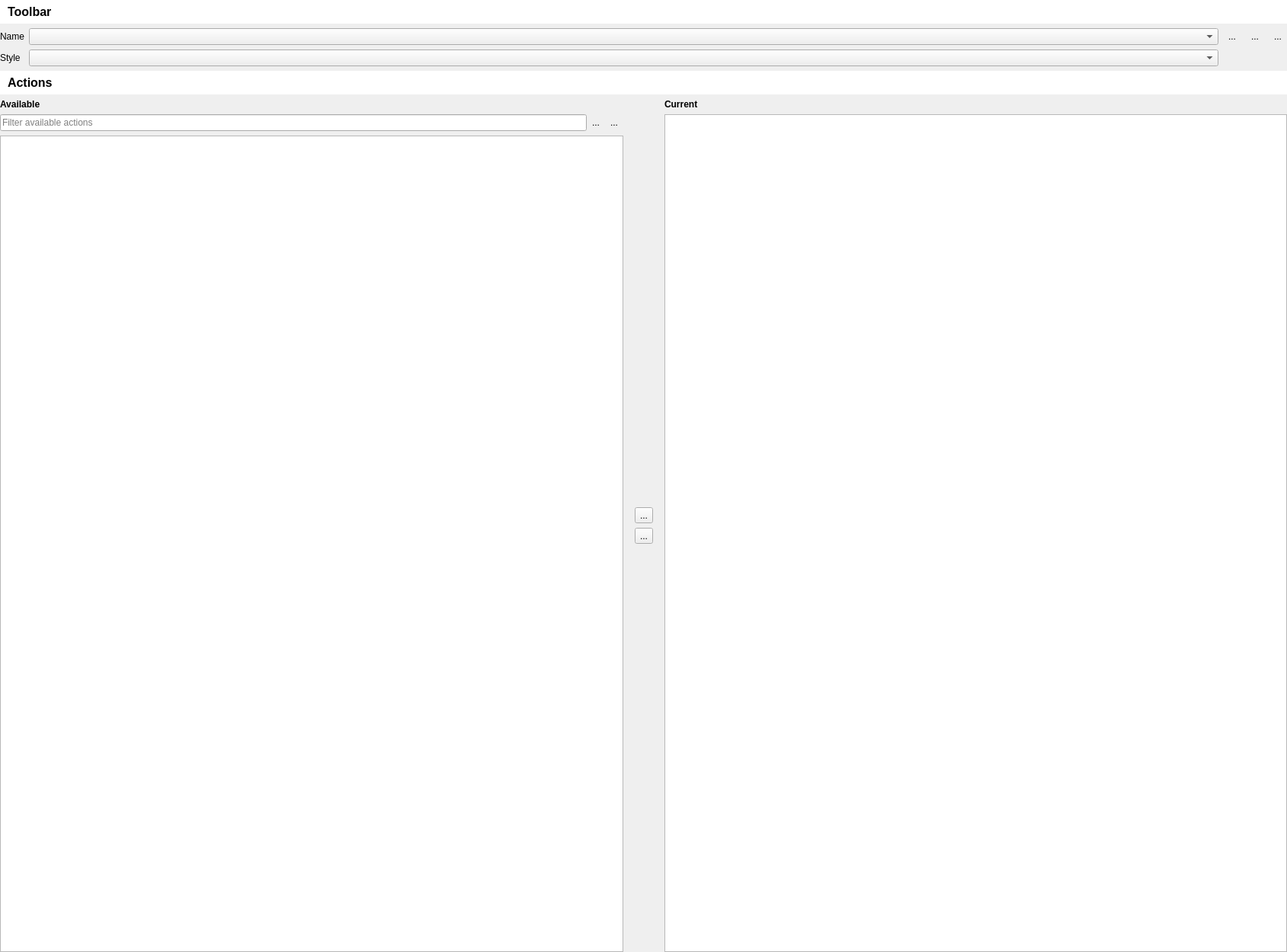
<?xml version="1.0" encoding="UTF-8"?>
<ui version="4.0">
 <class>Form</class>
 <widget class="QWidget" name="Form">
  <property name="geometry">
   <rect>
    <x>0</x>
    <y>0</y>
    <width>1689</width>
    <height>1250</height>
   </rect>
  </property>
  <property name="windowTitle">
   <string>Form</string>
  </property>
  <layout class="QVBoxLayout" name="verticalLayout_4">
   <property name="leftMargin">
    <number>0</number>
   </property>
   <property name="topMargin">
    <number>0</number>
   </property>
   <property name="rightMargin">
    <number>0</number>
   </property>
   <property name="bottomMargin">
    <number>0</number>
   </property>
   <item>
    <widget class="QLabel" name="label">
     <property name="font">
      <font>
       <pointsize>12</pointsize>
       <weight>75</weight>
       <bold>true</bold>
      </font>
     </property>
     <property name="styleSheet">
      <string notr="true">background-color: palette(light);padding: 6;</string>
     </property>
     <property name="text">
      <string>Toolbar</string>
     </property>
     <property name="margin">
      <number>4</number>
     </property>
    </widget>
   </item>
   <item>
    <widget class="QWidget" name="widget_7" native="true">
     <property name="minimumSize">
      <size>
       <width>0</width>
       <height>0</height>
      </size>
     </property>
     <layout class="QGridLayout" name="gridLayout">
      <property name="leftMargin">
       <number>0</number>
      </property>
      <property name="topMargin">
       <number>0</number>
      </property>
      <property name="rightMargin">
       <number>0</number>
      </property>
      <property name="bottomMargin">
       <number>0</number>
      </property>
      <item row="0" column="0">
       <widget class="QLabel" name="label_5">
        <property name="text">
         <string>Name</string>
        </property>
       </widget>
      </item>
      <item row="0" column="1">
       <widget class="QComboBox" name="cbToolbarList">
        <property name="sizePolicy">
         <sizepolicy hsizetype="MinimumExpanding" vsizetype="Fixed">
          <horstretch>0</horstretch>
          <verstretch>0</verstretch>
         </sizepolicy>
        </property>
       </widget>
      </item>
      <item row="0" column="2">
       <widget class="QWidget" name="wToolbarEdit" native="true">
        <property name="sizePolicy">
         <sizepolicy hsizetype="Maximum" vsizetype="Preferred">
          <horstretch>0</horstretch>
          <verstretch>0</verstretch>
         </sizepolicy>
        </property>
        <layout class="QHBoxLayout" name="horizontalLayout_3">
         <property name="leftMargin">
          <number>0</number>
         </property>
         <property name="topMargin">
          <number>0</number>
         </property>
         <property name="rightMargin">
          <number>0</number>
         </property>
         <property name="bottomMargin">
          <number>0</number>
         </property>
         <item>
          <widget class="QToolButton" name="tbToolbarAdd">
           <property name="text">
            <string>...</string>
           </property>
           <property name="icon">
            <iconset>
             <normalon>:/pktk/images/normal/sign_plus</normalon>
             <disabledon>:/pktk/images/disabled/sign_plus</disabledon>
            </iconset>
           </property>
           <property name="autoRaise">
            <bool>true</bool>
           </property>
          </widget>
         </item>
         <item>
          <widget class="QToolButton" name="tbToolbarEdit">
           <property name="text">
            <string>...</string>
           </property>
           <property name="icon">
            <iconset>
             <normalon>:/pktk/images/normal/edit</normalon>
             <disabledon>:/pktk/images/disabled/edit</disabledon>
            </iconset>
           </property>
           <property name="autoRaise">
            <bool>true</bool>
           </property>
          </widget>
         </item>
         <item>
          <widget class="QToolButton" name="tbToolbarDelete">
           <property name="text">
            <string>...</string>
           </property>
           <property name="icon">
            <iconset>
             <normalon>:/pktk/images/normal/delete</normalon>
             <disabledon>:/pktk/images/disabled/delete</disabledon>
            </iconset>
           </property>
           <property name="autoRaise">
            <bool>true</bool>
           </property>
          </widget>
         </item>
        </layout>
       </widget>
      </item>
      <item row="1" column="0">
       <widget class="QLabel" name="label_6">
        <property name="text">
         <string>Style</string>
        </property>
       </widget>
      </item>
      <item row="1" column="1">
       <widget class="QComboBox" name="cbToolbarStyle"/>
      </item>
     </layout>
    </widget>
   </item>
   <item>
    <widget class="QLabel" name="label_2">
     <property name="font">
      <font>
       <pointsize>12</pointsize>
       <weight>75</weight>
       <bold>true</bold>
      </font>
     </property>
     <property name="styleSheet">
      <string notr="true">background-color: palette(light);padding: 6;</string>
     </property>
     <property name="text">
      <string>Actions</string>
     </property>
     <property name="margin">
      <number>4</number>
     </property>
    </widget>
   </item>
   <item>
    <widget class="QWidget" name="wActions" native="true">
     <property name="minimumSize">
      <size>
       <width>0</width>
       <height>200</height>
      </size>
     </property>
     <layout class="QHBoxLayout" name="horizontalLayout">
      <property name="spacing">
       <number>-1</number>
      </property>
      <property name="leftMargin">
       <number>0</number>
      </property>
      <property name="topMargin">
       <number>0</number>
      </property>
      <property name="rightMargin">
       <number>0</number>
      </property>
      <property name="bottomMargin">
       <number>0</number>
      </property>
      <item>
       <widget class="QWidget" name="widget_2" native="true">
        <property name="sizePolicy">
         <sizepolicy hsizetype="Preferred" vsizetype="Preferred">
          <horstretch>50</horstretch>
          <verstretch>0</verstretch>
         </sizepolicy>
        </property>
        <layout class="QVBoxLayout" name="verticalLayout">
         <property name="spacing">
          <number>-1</number>
         </property>
         <property name="leftMargin">
          <number>0</number>
         </property>
         <property name="topMargin">
          <number>0</number>
         </property>
         <property name="rightMargin">
          <number>0</number>
         </property>
         <property name="bottomMargin">
          <number>0</number>
         </property>
         <item>
          <widget class="QLabel" name="label_3">
           <property name="sizePolicy">
            <sizepolicy hsizetype="Preferred" vsizetype="Preferred">
             <horstretch>50</horstretch>
             <verstretch>0</verstretch>
            </sizepolicy>
           </property>
           <property name="font">
            <font>
             <weight>75</weight>
             <bold>true</bold>
            </font>
           </property>
           <property name="text">
            <string>Available</string>
           </property>
          </widget>
         </item>
         <item>
          <widget class="QWidget" name="widget" native="true">
           <property name="minimumSize">
            <size>
             <width>0</width>
             <height>0</height>
            </size>
           </property>
           <layout class="QHBoxLayout" name="horizontalLayout_5">
            <property name="spacing">
             <number>0</number>
            </property>
            <property name="leftMargin">
             <number>0</number>
            </property>
            <property name="topMargin">
             <number>0</number>
            </property>
            <property name="rightMargin">
             <number>0</number>
            </property>
            <property name="bottomMargin">
             <number>0</number>
            </property>
            <item>
             <widget class="QLineEdit" name="leAvailableActionsFilter">
              <property name="toolTip">
               <string>Filter available actions</string>
              </property>
              <property name="placeholderText">
               <string>Filter available actions</string>
              </property>
              <property name="clearButtonEnabled">
               <bool>true</bool>
              </property>
             </widget>
            </item>
            <item>
             <widget class="QToolButton" name="tbAvailableActionsExpandAll">
              <property name="toolTip">
               <string>Expand all</string>
              </property>
              <property name="text">
               <string>...</string>
              </property>
              <property name="icon">
               <iconset>
                <normalon>:/pktk/images/normal/list_tree_expand</normalon>
                <disabledon>:/pktk/images/disabled/list_tree_expand</disabledon>
               </iconset>
              </property>
              <property name="autoRaise">
               <bool>true</bool>
              </property>
             </widget>
            </item>
            <item>
             <widget class="QToolButton" name="tbAvailableActionsCollapseAll">
              <property name="toolTip">
               <string>Collapse all</string>
              </property>
              <property name="text">
               <string>...</string>
              </property>
              <property name="icon">
               <iconset>
                <normalon>:/pktk/images/normal/list_tree_collapse</normalon>
                <disabledon>:/pktk/images/disabled/list_tree_collapse</disabledon>
               </iconset>
              </property>
              <property name="autoRaise">
               <bool>true</bool>
              </property>
             </widget>
            </item>
           </layout>
          </widget>
         </item>
         <item>
          <widget class="QTreeView" name="tvAvailableActions">
           <property name="sizePolicy">
            <sizepolicy hsizetype="Expanding" vsizetype="Expanding">
             <horstretch>50</horstretch>
             <verstretch>0</verstretch>
            </sizepolicy>
           </property>
           <property name="editTriggers">
            <set>QAbstractItemView::NoEditTriggers</set>
           </property>
           <property name="showDropIndicator" stdset="0">
            <bool>false</bool>
           </property>
           <property name="selectionMode">
            <enum>QAbstractItemView::ExtendedSelection</enum>
           </property>
           <property name="rootIsDecorated">
            <bool>false</bool>
           </property>
           <property name="uniformRowHeights">
            <bool>true</bool>
           </property>
           <property name="sortingEnabled">
            <bool>true</bool>
           </property>
          </widget>
         </item>
        </layout>
       </widget>
      </item>
      <item>
       <widget class="QWidget" name="widget_5" native="true">
        <property name="minimumSize">
         <size>
          <width>0</width>
          <height>0</height>
         </size>
        </property>
        <layout class="QVBoxLayout" name="verticalLayout_3">
         <item>
          <spacer name="verticalSpacer">
           <property name="orientation">
            <enum>Qt::Vertical</enum>
           </property>
           <property name="sizeHint" stdset="0">
            <size>
             <width>20</width>
             <height>40</height>
            </size>
           </property>
          </spacer>
         </item>
         <item>
          <widget class="QToolButton" name="tbAvailableActionsToCurrent">
           <property name="toolTip">
            <string>Add to toolbar</string>
           </property>
           <property name="text">
            <string>...</string>
           </property>
           <property name="icon">
            <iconset>
             <normalon>:/pktk/images/normal/arrow_big_filled_right</normalon>
             <disabledon>:/pktk/images/disabled/arrow_big_filled_right</disabledon>
            </iconset>
           </property>
          </widget>
         </item>
         <item>
          <widget class="QToolButton" name="tbCurrentActionsToAvailable">
           <property name="toolTip">
            <string>Remove from toolbar</string>
           </property>
           <property name="text">
            <string>...</string>
           </property>
           <property name="icon">
            <iconset>
             <normalon>:/pktk/images/normal/arrow_big_filled_left</normalon>
             <disabledon>:/pktk/images/disabled/arrow_big_filled_left</disabledon>
            </iconset>
           </property>
          </widget>
         </item>
         <item>
          <spacer name="verticalSpacer_2">
           <property name="orientation">
            <enum>Qt::Vertical</enum>
           </property>
           <property name="sizeHint" stdset="0">
            <size>
             <width>20</width>
             <height>40</height>
            </size>
           </property>
          </spacer>
         </item>
        </layout>
       </widget>
      </item>
      <item>
       <widget class="QWidget" name="widget_3" native="true">
        <property name="sizePolicy">
         <sizepolicy hsizetype="Preferred" vsizetype="Preferred">
          <horstretch>50</horstretch>
          <verstretch>0</verstretch>
         </sizepolicy>
        </property>
        <layout class="QVBoxLayout" name="verticalLayout_2">
         <property name="spacing">
          <number>-1</number>
         </property>
         <property name="leftMargin">
          <number>0</number>
         </property>
         <property name="topMargin">
          <number>0</number>
         </property>
         <property name="rightMargin">
          <number>0</number>
         </property>
         <property name="bottomMargin">
          <number>0</number>
         </property>
         <item>
          <widget class="QLabel" name="label_4">
           <property name="sizePolicy">
            <sizepolicy hsizetype="Preferred" vsizetype="Preferred">
             <horstretch>50</horstretch>
             <verstretch>0</verstretch>
            </sizepolicy>
           </property>
           <property name="font">
            <font>
             <weight>75</weight>
             <bold>true</bold>
            </font>
           </property>
           <property name="text">
            <string>Current</string>
           </property>
          </widget>
         </item>
         <item>
          <widget class="QListView" name="lvCurrentActions">
           <property name="sizePolicy">
            <sizepolicy hsizetype="Expanding" vsizetype="Expanding">
             <horstretch>50</horstretch>
             <verstretch>0</verstretch>
            </sizepolicy>
           </property>
           <property name="toolTip">
            <string>Drag'n'drop to reorder items</string>
           </property>
           <property name="editTriggers">
            <set>QAbstractItemView::NoEditTriggers</set>
           </property>
           <property name="dragDropMode">
            <enum>QAbstractItemView::InternalMove</enum>
           </property>
           <property name="defaultDropAction">
            <enum>Qt::MoveAction</enum>
           </property>
           <property name="selectionMode">
            <enum>QAbstractItemView::ExtendedSelection</enum>
           </property>
           <property name="selectionBehavior">
            <enum>QAbstractItemView::SelectRows</enum>
           </property>
           <property name="uniformItemSizes">
            <bool>true</bool>
           </property>
          </widget>
         </item>
        </layout>
       </widget>
      </item>
     </layout>
    </widget>
   </item>
  </layout>
 </widget>
 <resources>
  <include location="svg/dark_icons.qrc"/>
 </resources>
 <connections/>
</ui>
